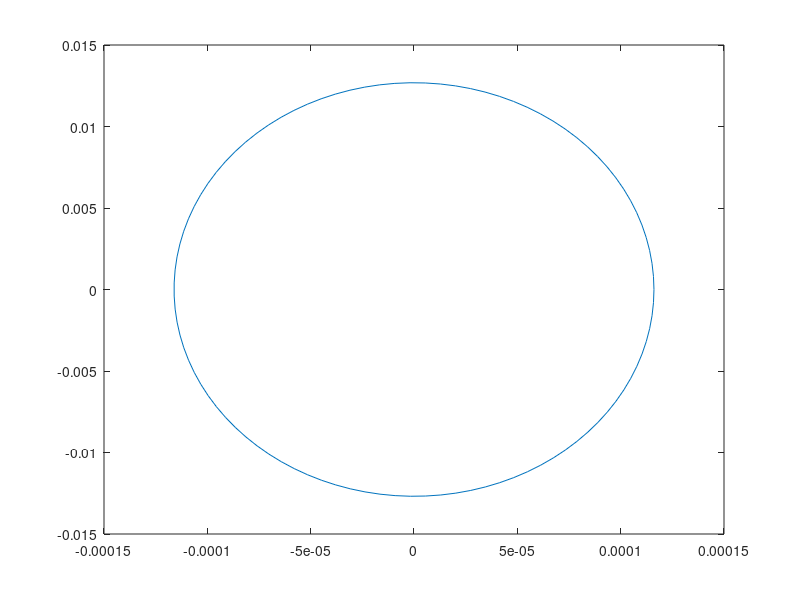

Write the MATLAB code that produced this figure. (Note: this script raises an error after producing the figure.)
clc, clear all, close all
xd=1;
k=39.478;
b=6.283;
wn=sqrt(39.478);
xi=b/(2*wn);
vmax=200;
kp=300;kd=20;
Km=-[kp kd];
%   
A=[0 1;-(k+k*kp) -(b+k*kd)];
nbar=(Km*A)';
Q=1*diag([1;1]);%%At will
%Q=[6.995903381204523   0.459335946720598
%   0.459335946720598   0.030159010858415];
P=lyap(A',Q);
areacoef=det(P*(nbar'*P^-1*nbar));

c0=vmax^2/2*(nbar'*P^-1*nbar)^-1;
%%
tplot=linspace(0,2*pi,100);cir=sqrt(2*c0)*[cos(tplot); sin(tplot)];
ellip=inv(chol(P))*cir;
%figure(1)
plot(ellip(1,:),ellip(2,:)), hold on
syms xp yp;
xpl=[-4:0.01:4]*10^-1;ypl1=(vmax-nbar(1)*xpl)/nbar(2);
ypl2=(-vmax-nbar(1)*xpl)/nbar(2);
plot(xpl,ypl1);plot(xpl,ypl2)